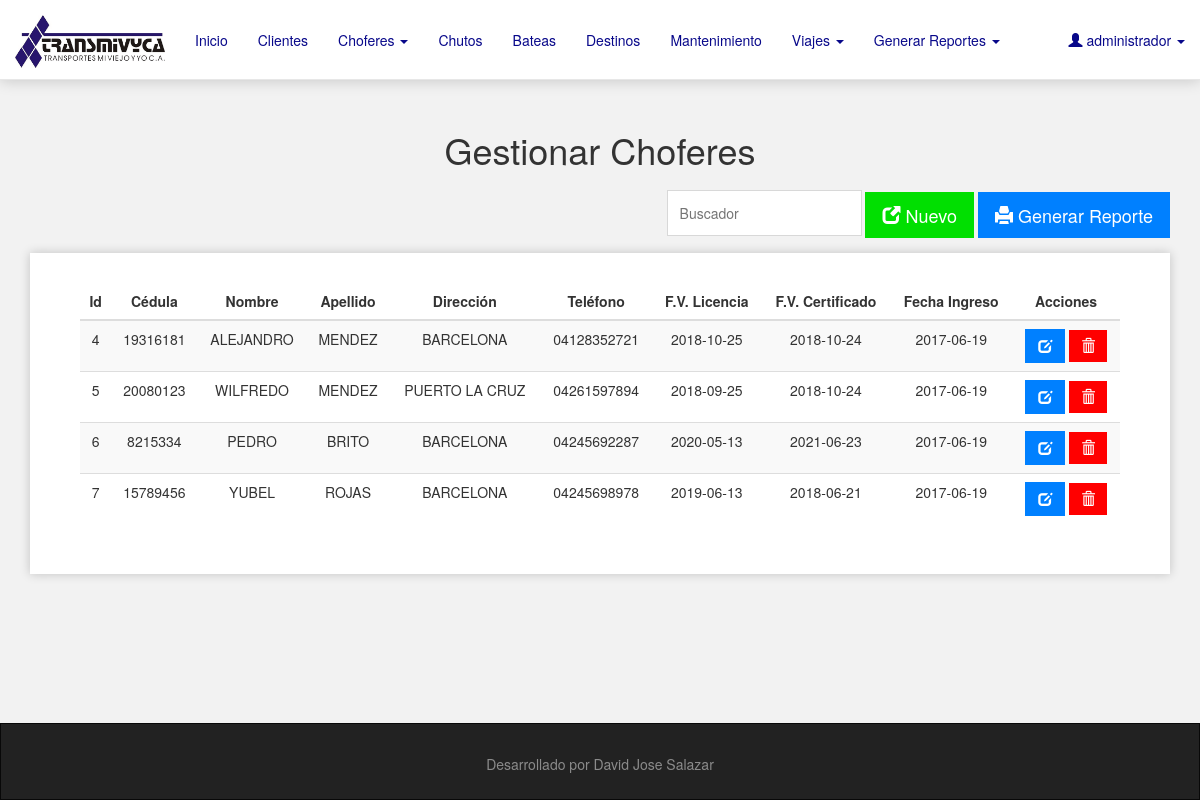
Page /views/chofer.php (signed in) on the committed database.
### tables this page shows
CREATE TABLE `chofer` (
  `id_chofer` int(11) NOT NULL,
  `cedula` varchar(10) NOT NULL,
  `nombre` varchar(45) NOT NULL,
  `apellido` varchar(45) NOT NULL,
  `direccion` varchar(200) NOT NULL,
  `telefono` varchar(11) NOT NULL,
  `fecha_vencimiento_licencia` date NOT NULL,
  `fecha_vencimiento_certificado_medico` date NOT NULL,
  `fecha_ingreso` varchar(10) NOT NULL
);

### models/class.chofer.php (called while the page is built, shortened)
<?php
class Chofer {
    private $pdo;
    public function __CONSTRUCT() {
        $database = new Database();
		$db = $database->connection();
		$this->pdo = $db;
    }
    public function Listar() {
        try {
            $sql = "SELECT * FROM chofer ORDER BY id_chofer ASC";
            $stm = $this->pdo->prepare($sql);
            $stm->execute();
            $data = $stm->fetchAll(PDO::FETCH_ASSOC);
            return $data;
        } catch(PDOException $e) {
            die('ERROR: ' . $e->getMessage());
        }
    }
}

### views/chofer.php (the view, shortened to what this page needs)
<?php
require_once '../models/class.chofer.php';
$listar = new Chofer();
?>
<!Doctype html>
<html lang="es">
    <?php include '../assets/head.php'; ?>
    <body>
        <?php include 'navbar.php'; ?>
        <h1 class="titulo text-center">Gestionar Choferes</h1>
        <div class="container">
            <div class="text-right">
                <input id="buscadorChofer" class="buscador" type="text" placeholder="Buscador" onKeyUp="this.value=this.value.toUpperCase()" onpaste="return false" autocomplete="off">
                <a class="btn btn-success btn-lg" data-toggle="modal" data-target="#nuevo"><span class="glyphicon glyphicon-new-window"></span> Nuevo</a>
                <a id="reporte" class="btn btn-primary btn-lg" onclick="reporteChofer()"><span class="glyphicon glyphicon-print"></span> Generar Reporte</a>
            </div>
            <div id="listado" class="table-responsive">
                <table class="table table-striped">
                    <thead>
                        <tr>
                            <th>Id</th>
                            <th>Cédula</th>
                            <th>Nombre</th>
                            <th>Apellido</th>
                            <th>Dirección</th>
                            <th>Teléfono</th>
                            <th>F.V. Licencia</th>
                            <th>F.V. Certificado</th>
                            <th>Fecha Ingreso</th>
                            <th>Acciones</th>
                        </tr>
                    </thead>
                    <tbody class="text-center">
                        <?php
                        $data = $listar->Listar();
                        foreach ($data as $valor) { ?>
                        <tr>
                            <td><?php echo $valor['id_chofer']; ?></td>
                            <td><?php echo $valor['cedula']; ?></td>
                            <td><?php echo $valor['nombre']; ?></td>
                            <td><?php echo $valor['apellido']; ?></td>
                            <td><?php echo $valor['direccion']; ?></td>
                            <td><?php echo $valor['telefono']; ?></td>
                            <td><?php echo $valor['fecha_vencimiento_licencia']; ?></td>
                            <td><?php echo $valor['fecha_vencimiento_certificado_medico']; ?></td>
                            <td><?php echo $valor['fecha_ingreso']; ?></td>
                            <td>
                                <?php
                                if ($_SESSION['privilegio'] == "administrador") { ?>
                                <a class="btn btn-primary" data-toggle="tooltip" data-placement="bottom" title="Editar" onclick="obtenerChofer(<?php echo $valor['id_chofer']; ?>)">
                                    <span class="glyphicon glyphicon-edit"></span>
                                </a>
                                <a class="btn btn-danger" data-toggle="tooltip" data-placement="bottom" title="Eliminar" onclick="eliminarChofer(<?php echo $valor['id_chofer']; ?>)">
                                    <span class="glyphicon glyphicon-trash"></span>
                                </a>
                                <?php
                                } else { ?>
                                <a class="btn btn-primary" data-toggle="tooltip" data-placement="bottom" title="Editar" onclick="obtenerChofer(<?php echo $valor['id_chofer']; ?>)">
                                    <span class="glyphicon glyphicon-edit"></span>
                                </a>
                                <?php } ?>
                            </td>
                        </tr>
                        <?php
                        }
                        ?>
                    </tbody>
                </table>
            </div>
        </div>
        <?php include '../assets/footer.php'; ?>
    </body>
</html>

### assets/css/style.css (style rules this page uses)
body { background-color: #f2f2f2; display: flex; min-height: 100vh; flex-direction: column; }
.buscador { padding: 12px; border: 1px solid #d8d8d8; color: #848484; }
.titulo { margin-top: 130px; margin-bottom: 20px; }
.table-responsive { margin-top: 15px; padding: 30px 50px; background-color: #fff; box-shadow: 0 0px 10px 0 rgba(0,0,0,.2); }
.table thead tr th { text-align: center; }
.btn { border-radius: 0; transition: all .25s ease; }
.btn-primary, .btn-primary:hover { background-color: #0080ff; border: 1px solid #0080ff; }
.btn-success, .btn-success:hover { background-color: #01df01; border: solid 1px #01df01; }
.btn-danger, .btn-danger:hover { background-color: #ff0000; border: none; }

### rows in the picture
chofer: id_chofer "4", cedula "19316181", nombre "ALEJANDRO", apellido "MENDEZ", direccion "BARCELONA", telefono "04128352721", fecha_vencimiento_licencia "2018-10-25", fecha_vencimiento_certificado_medico "2018-10-24", fecha_ingreso "2017-06-19"
chofer: id_chofer "5", cedula "20080123", nombre "WILFREDO", apellido "MENDEZ", direccion "PUERTO LA CRUZ", telefono "04261597894", fecha_vencimiento_licencia "2018-09-25", fecha_vencimiento_certificado_medico "2018-10-24", fecha_ingreso "2017-06-19"
chofer: id_chofer "6", cedula "8215334", nombre "PEDRO", apellido "BRITO", direccion "BARCELONA", telefono "04245692287", fecha_vencimiento_licencia "2020-05-13", fecha_vencimiento_certificado_medico "2021-06-23", fecha_ingreso "2017-06-19"
chofer: id_chofer "7", cedula "15789456", nombre "YUBEL", apellido "ROJAS", direccion "BARCELONA", telefono "04245698978", fecha_vencimiento_licencia "2019-06-13", fecha_vencimiento_certificado_medico "2018-06-21", fecha_ingreso "2017-06-19"

### other values in the picture
$_SESSION['user_session'] "administrador"
